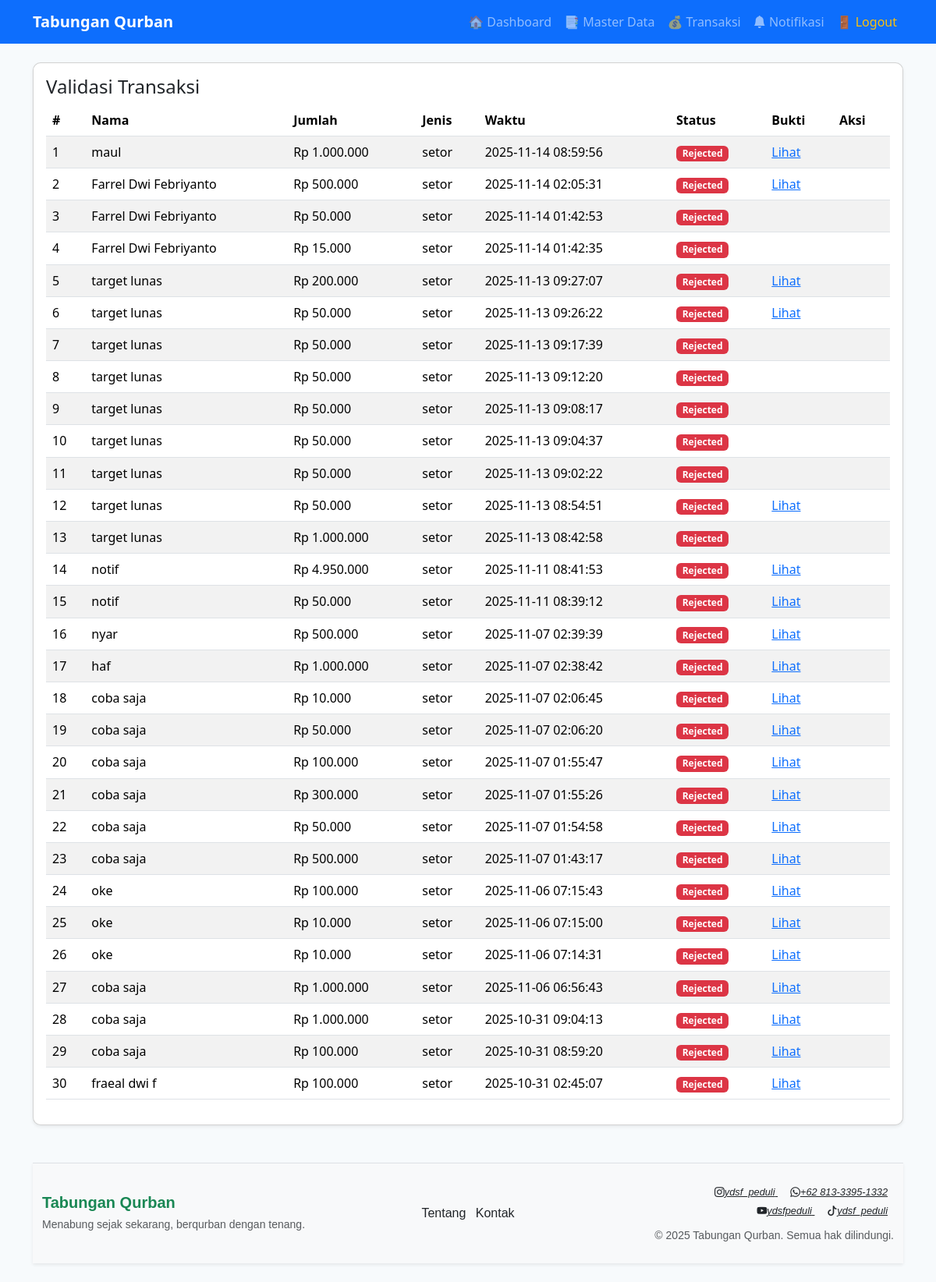
Page /auth/validate_transactions.php (signed in) on the committed database.
### tables this page shows
CREATE TABLE `transactions` (
  `id` int(11) NOT NULL,
  `saver_id` int(11) NOT NULL,
  `jenis` enum('setor','tarik') NOT NULL,
  `payment_method` varchar(50) DEFAULT NULL,
  `amount` decimal(15,2) NOT NULL,
  `note` varchar(255) DEFAULT NULL,
  `receipt` varchar(255) DEFAULT NULL,
  `created_at` timestamp NOT NULL DEFAULT current_timestamp(),
  `bukti_transfer` varchar(255) DEFAULT NULL,
  `status` enum('unpaid','pending','confirmed','rejected') DEFAULT 'unpaid'
);

CREATE TABLE `savers` (
  `id` int(11) NOT NULL,
  `nama` varchar(200) NOT NULL,
  `username` varchar(50) DEFAULT NULL,
  `password` varchar(255) DEFAULT NULL,
  `animal_id` int(11) DEFAULT NULL,
  `nik` varchar(50) DEFAULT NULL,
  `alamat` text DEFAULT NULL,
  `telp` varchar(50) DEFAULT NULL,
  `target_qurban` decimal(12,2) DEFAULT 0.00,
  `created_at` timestamp NOT NULL DEFAULT current_timestamp(),
  `target_nominal` int(11) DEFAULT 0,
  `tanggal_lunas` date DEFAULT NULL
);

### auth/validate_transactions.php (the view, shortened to what this page needs)
<?php
require_once __DIR__ . '/../inc/functions.php';
$transactions = $pdo->query("SELECT t.*, s.nama
    FROM transactions t JOIN savers s ON t.saver_id=s.id
    ORDER BY t.created_at DESC")->fetchAll();
include __DIR__ . '/../inc/header.php';
?>
<div class="card p-3 shadow-sm">
  <h4>Validasi Transaksi</h4>
  <table class="table table-striped">
    <thead>
      <tr>
        <th>#</th><th>Nama</th><th>Jumlah</th><th>Jenis</th>
        <th>Waktu</th><th>Status</th><th>Bukti</th><th>Aksi</th>
      </tr>
    </thead>
    <tbody>
      <?php foreach ($transactions as $i => $t): ?>
      <tr>
        <td><?= $i+1 ?></td>
        <td><?= htmlspecialchars($t['nama']) ?></td>
        <td>Rp <?= number_format($t['amount'],0,',','.') ?></td>
        <td><?= $t['jenis'] ?></td>
        <td><?= $t['created_at'] ?></td>
        <td>
          <?php if ($t['status']=='pending'): ?>
            <span class="badge bg-warning">Pending</span>
          <?php elseif ($t['status']=='approved'): ?>
            <span class="badge bg-success">Approved</span>
          <?php else: ?>
            <span class="badge bg-danger">Rejected</span>
          <?php endif; ?>
        </td>
        <td>
          <?php if ($t['receipt']): ?>
            <a href="/tabungan_qurban/uploads/<?= $t['receipt'] ?>" target="_blank">Lihat</a>
          <?php endif; ?>
        </td>
        <td>
        </td>
      </tr>
      <?php endforeach; ?>
    </tbody>
  </table>
</div>
<?php include __DIR__ . '/../inc/footer.php'; ?>

### inc/header.php (shortened to what this page needs)
<!doctype html>
<html lang="id">
<head>
  <link href="https://cdn.jsdelivr.net/npm/bootstrap@5.3.2/dist/css/bootstrap.min.css" rel="stylesheet">
  <link rel="stylesheet" href="/tabungan_qurban/assets/css/style.css">
</head>
<body>
<nav class="navbar navbar-expand-lg navbar-dark bg-primary">
  <div class="container">
    <a class="navbar-brand" href="/tabungan_qurban/pages/dashboard.php">Tabungan Qurban</a>
    <div class="collapse navbar-collapse">
      <ul class="navbar-nav ms-auto">
        <?php if (isset($_SESSION['admin_name'])): ?>
          <li class="nav-item"><a class="nav-link" href="/tabungan_qurban/pages/dashboard.php">🏠 Dashboard</a></li>
          <li class="nav-item"><a class="nav-link" href="/tabungan_qurban/pages/master_data.php">📑 Master Data</a></li>
          <li class="nav-item"><a class="nav-link" href="/tabungan_qurban/pages/transactions.php">💰 Transaksi</a></li>
          <li class="nav-item">
  <a class="nav-link" href="/tabungan_qurban/pages/admin_notifications.php">
    <i class="bi bi-bell-fill"></i> Notifikasi
  </a>
</li>
          <li class="nav-item"><a class="nav-link text-warning" href="/tabungan_qurban/auth/logout.php">🚪 Logout</a></li>
        <?php elseif (isset($_SESSION['user_id'])): ?>
          <li class="nav-item"><a class="nav-link" href="/tabungan_qurban/pages/user_dashboard.php">🏠 Dashboard Saya</a></li>
          <li class="nav-item"><a class="nav-link text-warning" href="/tabungan_qurban/auth/user_logout.php">🚪 Logout</a></li>
        <?php else: ?>
          <li class="nav-item"><a class="nav-link" href="/tabungan_qurban/auth/login_user.php">🚪Login Donatur</a></li>
        <?php endif; ?>
      </ul>
    </div>
  </div>
</nav>
<div class="container my-4">

### inc/footer.php (shortened to what this page needs)
<footer class="mt-5 bg-light border-top shadow-sm">
  <div class="container py-4">
    <div class="row align-items-center">
      <div class="col-md-4 text-center text-md-start mb-3 mb-md-0">
        <h5 class="fw-bold text-success mb-1">Tabungan Qurban</h5>
        <small class="text-muted">Menabung sejak sekarang, berqurban dengan tenang.</small>
      </div>
      <div class="col-md-4 text-center mb-3 mb-md-0">
        <ul class="list-inline mb-0">
          <li class="list-inline-item"><a href="/tabungan_qurban/pages/about.php" class="text-decoration-none text-dark">Tentang</a></li>
          <li class="list-inline-item"><a href="/tabungan_qurban/pages/contact.php" class="text-decoration-none text-dark">Kontak</a></li>
        </ul>
      </div>
      <div class="col-md-4 text-center text-md-end">
        <div class="mb-2">
          <a href="https://www.instagram.com/ydsf_peduli/" target="_blank" class="text-dark mx-2 social-icon">
            <i class="bi bi-instagram">ydsf_peduli</i>
          </a>
          <a href="https://wa.me/+62 813-3395-1332" target="_blank" class="text-dark mx-2 social-icon">
            <i class="bi bi-whatsapp">+62 813-3395-1332</i>
          </a>
          <br>
          <a href="https://www.youtube.com/@ydsfpeduli9397" target="_blank" class="text-dark mx-2 social-icon">
            <i class="bi bi-youtube">ydsfpeduli</i>
          </a>
           <a href="https://www.tiktok.com/@ydsf_peduli" target="_blank" class="text-dark mx-2 social-icon">
            <i class="bi bi-tiktok">ydsf_peduli</i>
          </a>
        </div>
        <small class="text-muted">
          &copy; <?=date('Y')?> Tabungan Qurban. Semua hak dilindungi.
        </small>
      </div>
    </div>
  </div>
</footer>
<link href="https://cdn.jsdelivr.net/npm/bootstrap-icons@1.11.3/font/bootstrap-icons.css" rel="stylesheet">

### assets/css/style.css (style rules this page uses)
body { background: #f7fafc; font-family: system-ui, -apple-system, "Segoe UI", Roboto, "Helvetica Neue", Arial; }
.card { border-radius: 10px; box-shadow: 0 6px 18px rgba(0,0,0,0.04); }
.navbar-brand { font-weight: 700; }

### inc/footer.php (style rules this page uses)
footer { font-family: 'Poppins', sans-serif; background: #f8f9fa; }
footer h5 { color: #198754; }
.social-icon { font-size: 0.8rem; transition: color 0.3s ease, transform 0.2s ease; }

### rows in the picture
transactions: saver.nama "maul", amount "1.000.000", jenis "setor", created_at "2025-11-14 08:59:56", status "Rejected"
transactions: saver.nama "Farrel Dwi Febriyanto", amount "500.000", jenis "setor", created_at "2025-11-14 02:05:31", status "Rejected"
transactions: saver.nama "Farrel Dwi Febriyanto", amount "50.000", jenis "setor", created_at "2025-11-14 01:42:53", status "Rejected"
transactions: saver.nama "Farrel Dwi Febriyanto", amount "15.000", jenis "setor", created_at "2025-11-14 01:42:35", status "Rejected"
transactions: saver.nama "target lunas", amount "200.000", jenis "setor", created_at "2025-11-13 09:27:07", status "Rejected"
transactions: saver.nama "target lunas", amount "50.000", jenis "setor", created_at "2025-11-13 09:26:22", status "Rejected"
transactions: saver.nama "target lunas", amount "50.000", jenis "setor", created_at "2025-11-13 09:17:39", status "Rejected"
transactions: saver.nama "target lunas", amount "50.000", jenis "setor", created_at "2025-11-13 09:12:20", status "Rejected"
transactions: saver.nama "target lunas", amount "50.000", jenis "setor", created_at "2025-11-13 09:08:17", status "Rejected"
transactions: saver.nama "target lunas", amount "50.000", jenis "setor", created_at "2025-11-13 09:04:37", status "Rejected"
transactions: saver.nama "target lunas", amount "50.000", jenis "setor", created_at "2025-11-13 09:02:22", status "Rejected"
transactions: saver.nama "target lunas", amount "50.000", jenis "setor", created_at "2025-11-13 08:54:51", status "Rejected"
transactions: saver.nama "target lunas", amount "1.000.000", jenis "setor", created_at "2025-11-13 08:42:58", status "Rejected"
transactions: saver.nama "notif", amount "4.950.000", jenis "setor", created_at "2025-11-11 08:41:53", status "Rejected"
transactions: saver.nama "notif", amount "50.000", jenis "setor", created_at "2025-11-11 08:39:12", status "Rejected"
transactions: saver.nama "nyar", amount "500.000", jenis "setor", created_at "2025-11-07 02:39:39", status "Rejected"
transactions: saver.nama "haf", amount "1.000.000", jenis "setor", created_at "2025-11-07 02:38:42", status "Rejected"
transactions: saver.nama "coba saja", amount "10.000", jenis "setor", created_at "2025-11-07 02:06:45", status "Rejected"
transactions: saver.nama "coba saja", amount "50.000", jenis "setor", created_at "2025-11-07 02:06:20", status "Rejected"
transactions: saver.nama "coba saja", amount "100.000", jenis "setor", created_at "2025-11-07 01:55:47", status "Rejected"
transactions: saver.nama "coba saja", amount "300.000", jenis "setor", created_at "2025-11-07 01:55:26", status "Rejected"
transactions: saver.nama "coba saja", amount "50.000", jenis "setor", created_at "2025-11-07 01:54:58", status "Rejected"
transactions: saver.nama "coba saja", amount "500.000", jenis "setor", created_at "2025-11-07 01:43:17", status "Rejected"
transactions: saver.nama "oke", amount "100.000", jenis "setor", created_at "2025-11-06 07:15:43", status "Rejected"
transactions: saver.nama "oke", amount "10.000", jenis "setor", created_at "2025-11-06 07:15:00", status "Rejected"
transactions: saver.nama "oke", amount "10.000", jenis "setor", created_at "2025-11-06 07:14:31", status "Rejected"
transactions: saver.nama "coba saja", amount "1.000.000", jenis "setor", created_at "2025-11-06 06:56:43", status "Rejected"
transactions: saver.nama "coba saja", amount "1.000.000", jenis "setor", created_at "2025-10-31 09:04:13", status "Rejected"
transactions: saver.nama "coba saja", amount "100.000", jenis "setor", created_at "2025-10-31 08:59:20", status "Rejected"
transactions: saver.nama "fraeal dwi f", amount "100.000", jenis "setor", created_at "2025-10-31 02:45:07", status "Rejected"
